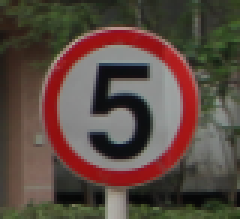
#> input picture data/traffic_Data/DATA/0/000_0010.png, 80 x 73 px (shown 3 times larger); its folder holds only this picture in this run
$ jupyter execute --allow-errors 'Image augmentation.ipynb'
#> lines starting #> are read from the running program, lines starting #| are printed output that depends on the picture
# Exploring the images in the dataset
Before training the models, we need to check that there are an even number of images accross the labels, otherwise it may introduce biases within the models, underfitting or overfitting a given label. To check this, we are going to count the number of images in each given folder and then plot on a graph to visualise whether descrepency across the labels is significant enough to deal with this issue.

[cell 1]
import os

from matplotlib import pyplot as plt

data_path = 'data/traffic_Data/DATA/'

# Dictionary storing classes and the amount of images in each class
data_image_counts = {}
for class_id in range(58):
    directory = os.path.join(data_path, str(class_id))
    if os.path.exists(directory):
        data_image_counts[class_id] = len(os.listdir(directory))

# Plotting the data for each class
plt.figure(figsize=(8, 5))
plt.bar(data_image_counts.keys(), data_image_counts.values())
plt.xlabel('Class ID')
plt.ylabel('Number of Images')
plt.title('Number of Images Within Each Class in the DATA set')
plt.show()
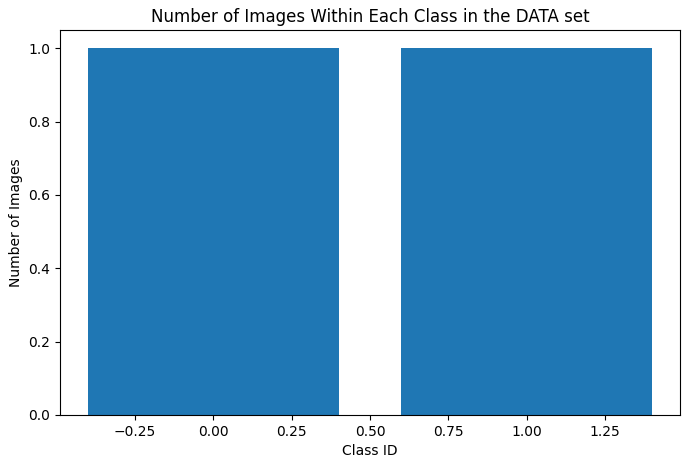
#> figure drawn by matplotlib, 1 panel
#> further down, img is the input picture: shape (73, 80, 3); mean B, G, R 64.8, 73.3, 90
#> `images2add = most_images - len(imgs)`: images2add = 0

# Descrepency in the amount of images in each class
As displayed in the two graphs above, there is an enormous difference between the class with the most number of training/testing images and the class with the least number of images. Therefore, we are going to use image augmentation to manipulate images in classes with a small sample to increase the number of samples, and thus creating a dataset with no bias.
# How image augmentation is going to be used on this dataset
## Figuring out the number of missing images
Before we use image augmentation, we need to figure out how many new images we are going to create. To do this, we need to find the difference between the class with the most images and the class with the least number of images; that will be the maximum number of images that will generated for a given class.

[cell 2]
most_images = max(data_image_counts.values())
least_images = min(data_image_counts.values())
range_images = most_images - least_images
print(f"The difference between the class with the highest number of images and the class with the lowest number of images in DATA is {range_images}.")

## Image augmentation techniques
Image augmentation provides various techniques amongst which:
- Motion blur: to simulate motion blur
- Color jittering: to get images at different brightness levels, contrast, and saturation
- Cropping: to get the road signs at different sizes
- Perspective transformation: to simulate different angles on different road signs
- Salt-and-pepper Noise: to add random black and white dots to simulate dirt on the roadsigns

[cell 3]
from math import ceil
max_augmentation = ceil(range_images/5)
print(f"The maximum number of images that will be generated using image augmentation for each technique will be {max_augmentation} images.")

[cell 4]
import cv2 as cv#To import image and augment them
import numpy as np #To manipulate the pixel values of the images

### Motion blur
The first technique we want to implement is horizontal motion blur, as the models trained with this dataset would be essential for computer vision on electric cars. Therefore, when the car is in motion, the cameras capturing the environment around may experience horizontal motion blur, hence we believe that this dataset should be adjustest for such a occasion by training the models on images with this effect.

[cell 5]
# [6 lines left out: function motion_blur, not called in this run]

### Color jitter
This technique will simulate images with some noise. This noise in a car's camera may be due to damage, and will have to be accounted for when training the models.

[cell 6]
# [6 lines left out: function color_jitter, not called in this run]

### Cropping
This transformation will allow the model to train with new examples from the original images. This helps the models generalise better and prevent them from overfitting to a specific spatial position.

[cell 7]
# [9 lines left out: function crop, not called in this run]

### Perspective transformation
In real life, cameras may capture road sign images at different angles. To simulate this situation, we are going to transform the perspective images in the dataset. Since they will usually be horizontally, I am going to focus on the horizontal perspectives.

[cell 8]
# [25 lines left out: function pt, not called in this run]

### Salt-and-pepper noise
Applying this noise to the images will simulate dirt being stuck on the road signs. Otherwise, there can be some dirt stuck on the camera itself, simulating the same effect.

[cell 9]
# [31 lines left out: function sap, not called in this run]

## Applying techniques to the dataset
Now that we have written a few algorithms for the differenct image augmentation techniques, we have to apply them to the classes with few images. Firstly, we are going to iterate through the folders and count how many images there are; if there are not enough images, we will generate them using the different techniques.

#> (a cell that did not finish here is left out)
